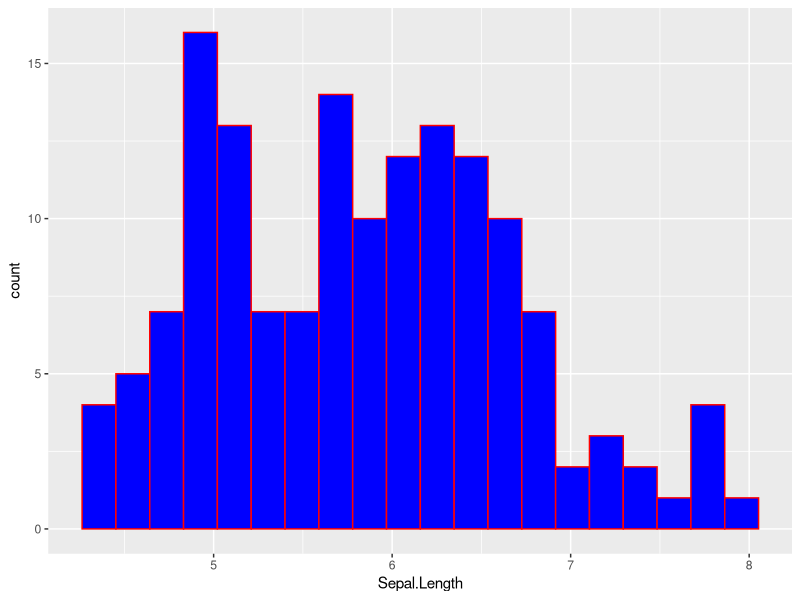
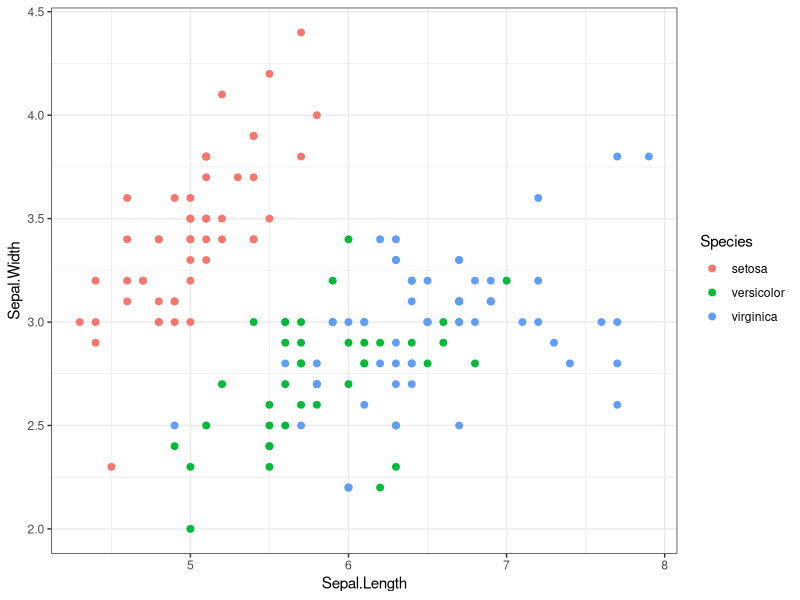
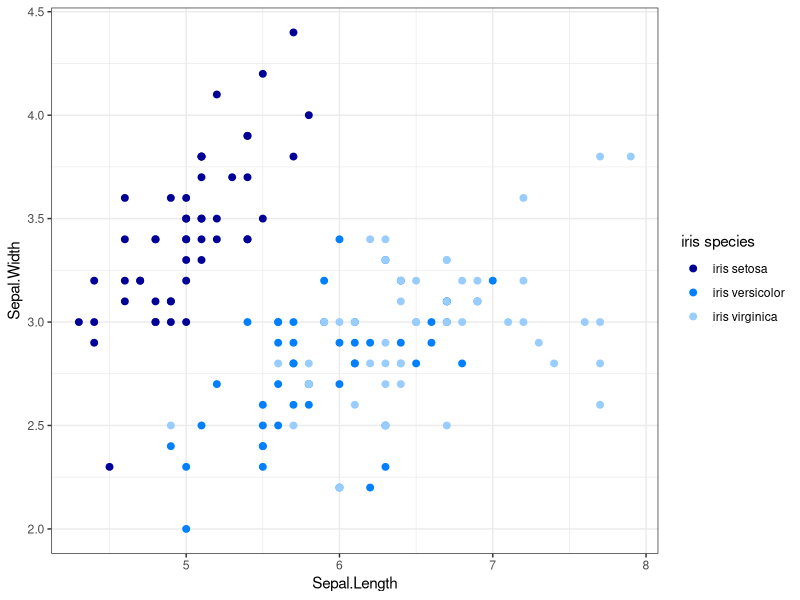
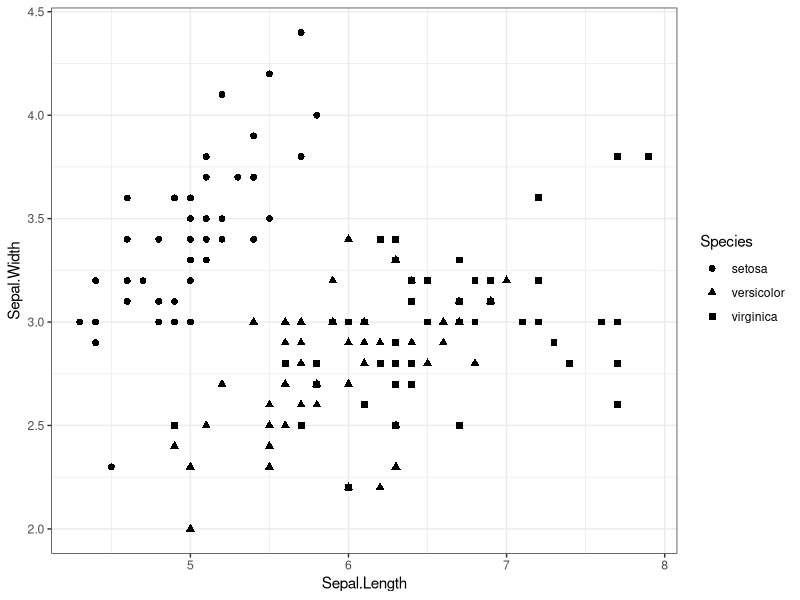
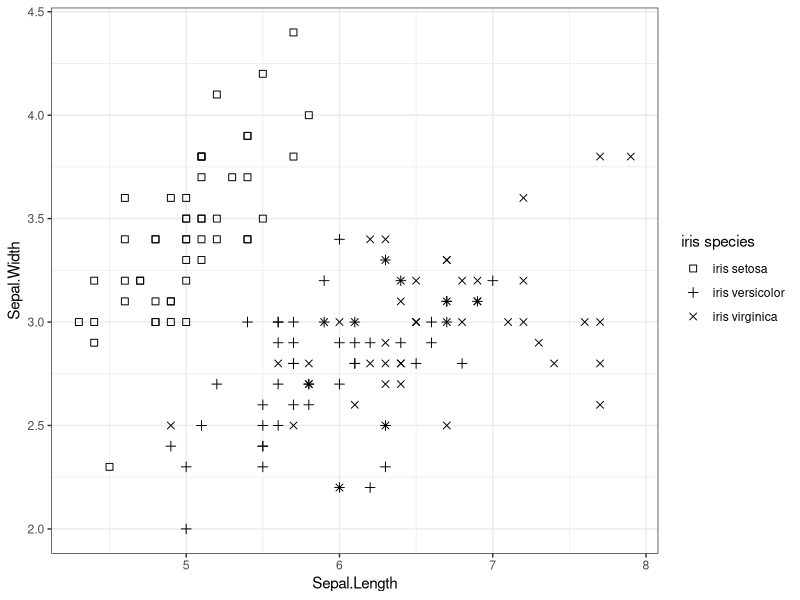
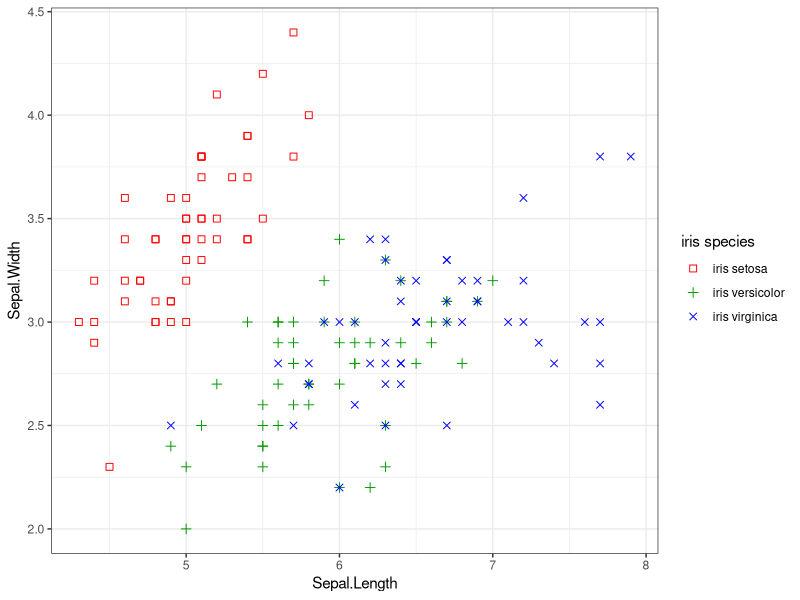

These figures' R source, in order:
## ---- chunk 1
knitr::opts_chunk$set(echo = TRUE, message=FALSE, warning=FALSE)
## ---- chunk 2
library(ggplot2)
ggplot(iris, aes(Sepal.Length)) + 
  geom_histogram(bins=20, 
                 fill="blue", 
                 color="red")
## ---- chunk 3
ggplot(iris, aes(Sepal.Length, Sepal.Width, color=Species)) +
  geom_point(size=2) +
  theme_bw()
## ---- chunk 4
ggplot(iris, aes(Sepal.Length, Sepal.Width, color=Species)) +
  geom_point(size=2) +
  theme_bw() +
  scale_color_manual(name = "iris species", 
                     labels = c("iris setosa", "iris versicolor", "iris virginica"), 
                     values = c("#000099", "#0080FF", "#99CCFF"))
## ---- chunk 5
ggplot(iris, aes(Sepal.Length, Sepal.Width, shape=Species)) +
  geom_point(size=2) +
  theme_bw()
## ---- chunk 6
ggplot(iris, aes(Sepal.Length, Sepal.Width, shape=Species)) +
  geom_point(size=2) +
  theme_bw() +
  scale_shape_manual(name = "iris species", 
                     labels = c("iris setosa", "iris versicolor", "iris virginica"), 
                     values = c(0, 3, 4))
## ---- chunk 7
ggplot(iris, aes(Sepal.Length, Sepal.Width, color=Species, shape=Species)) +
  geom_point(size=2) +
  theme_bw() +
  scale_shape_manual(name = "iris species", 
                     labels = c("iris setosa", "iris versicolor", "iris virginica"), 
                     values = c(0, 3, 4)) +
  scale_color_manual(name = "iris species", 
                     labels = c("iris setosa", "iris versicolor", "iris virginica"), 
                     values=c("#FF0000", "#009900", "#0000FF"))
